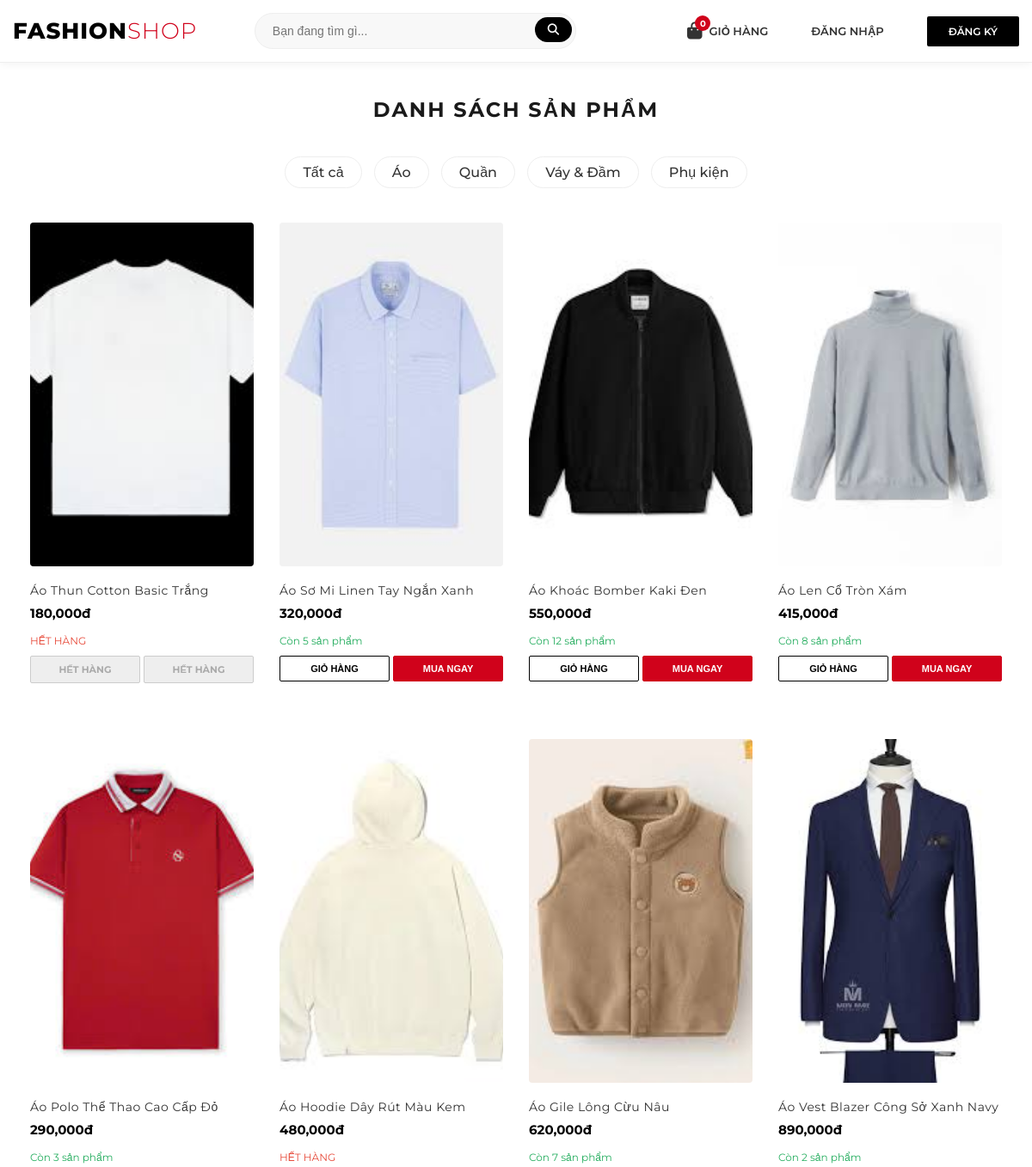
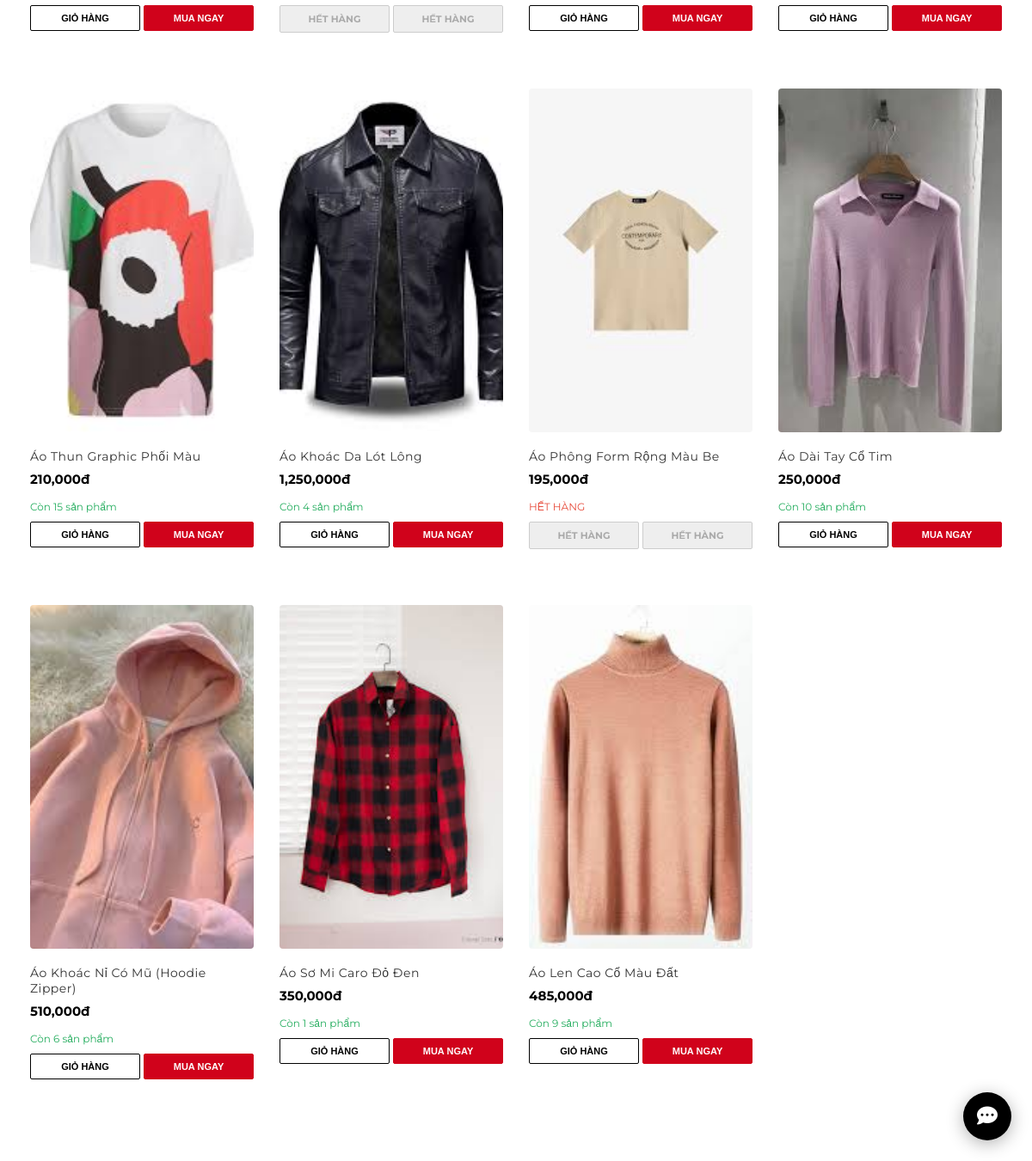
Screenshot of /index.php?category=1 with the database file from the repository (2 pictures, top to bottom).
### tables this page shows
CREATE TABLE `categories` (
  `id` int(11) NOT NULL,
  `name` varchar(100) NOT NULL
);

CREATE TABLE `products` (
  `id` int(11) NOT NULL,
  `category_id` int(11) DEFAULT NULL,
  `name` varchar(255) NOT NULL,
  `price` decimal(10,2) NOT NULL,
  `stock` int(11) NOT NULL DEFAULT 0,
  `description` text DEFAULT NULL,
  `image` varchar(255) DEFAULT NULL
);

### public/index.php (the view, shortened to what this page needs)
<?php
include __DIR__ . '/../templates/partials/header.php';
$search = $_GET['search'] ?? '';
$cat_id = $_GET['category'] ?? '';
$stmt_cats = $pdo->query("SELECT * FROM categories");
$categories = $stmt_cats->fetchAll();
$sql = "SELECT * FROM products WHERE name LIKE ?";
$params = ["%$search%"];
if ($cat_id) {
    $sql .= " AND category_id = ?";
    $params[] = $cat_id;
}
$stmt = $pdo->prepare($sql);
$stmt->execute($params);
$products = $stmt->fetchAll();
?>
<div class="container" style="max-width: 1200px; margin: 0 auto; padding: 20px;">
    <h2 style="text-align: center; text-transform: uppercase; letter-spacing: 2px; margin-bottom: 30px;">
        Danh sách sản phẩm
    </h2>
    <div class="filters" style="text-align: center; margin-bottom: 40px;">
        <a href="index.php" class="<?= !$cat_id ? 'active-filter' : '' ?>"
            style="text-decoration: none; color: #333; padding: 8px 20px; border: 1px solid #eee; margin: 0 5px; border-radius: 20px; display: inline-block;">
            Tất cả
        </a>
        <?php foreach ($categories as $cat): ?>
            <a href="index.php?category=<?= $cat['id'] ?>"
                style="text-decoration: none; color: #333; padding: 8px 20px; border: 1px solid #eee; margin: 0 5px; border-radius: 20px; display: inline-block;">
                <?= $cat['name'] ?>
            </a>
        <?php endforeach; ?>
    </div>
    <div class="product-grid">
        <?php if (count($products) > 0): ?>
            <?php foreach ($products as $p): ?>
                <div class="product-card">
                    <a href="product.php?id=<?= $p['id']; ?>">
                        <img src="/assets/images/<?= $p['image']; ?>" alt="<?= $p['name']; ?>">
                    </a>
                    <div class="product-info">
                        <div class="product-name"><?= $p['name']; ?></div>
                        <div class="product-price"><?= number_format($p['price']); ?>đ</div>
                        <?php $outOfStock = (int)($p['stock'] ?? 0) <= 0; ?>
                        <p style="font-size: 12px; color: <?= $outOfStock ? '#e74c3c' : '#27ae60' ?>; margin: 5px 0;">
                            <?= $outOfStock ? 'HẾT HÀNG' : 'Còn ' . (int)$p['stock'] . ' sản phẩm' ?>
                        </p>
                        <form action="add_to_cart.php" method="POST" style="margin-top: 10px;">
                            <div style="display: flex; gap: 4px;">
                                <?php if ($outOfStock): ?>
                                    <span style="flex:1; padding:8px 2px; font-size:11px; text-align:center; border:1px solid #ccc; background:#eee; color:#aaa; font-weight:bold; border-radius:2px;">HẾT HÀNG</span>
                                    <span style="flex:1; padding:8px 2px; font-size:11px; text-align:center; border:1px solid #ccc; background:#eee; color:#aaa; font-weight:bold; border-radius:2px;">HẾT HÀNG</span>
                                <?php else: ?>
                                    <button type="submit" name="action" value="add"
                                        style="flex:1; padding:8px 2px; font-size:11px; cursor:pointer; border:1px solid #000; background:#fff; color:#000; font-weight:bold; border-radius:2px;">
                                        GIỎ HÀNG
                                    </button>
                                    <button type="submit" name="action" value="buy_now"
                                        style="flex:1; padding:8px 2px; font-size:11px; cursor:pointer; background:#d0021b; border:1px solid #d0021b; color:#fff; font-weight:bold; border-radius:2px;">
                                        MUA NGAY
                                    </button>
                                <?php endif; ?>
                            </div>
                        </form>
                    </div>
                </div>
            <?php endforeach; ?>
        <?php else: ?>
            <p style="text-align: center; width: 100%; grid-column: 1 / -1;">Không tìm thấy sản phẩm nào.</p>
        <?php endif; ?>
    </div>
</div>
<?php include __DIR__ . '/../templates/partials/footer.php'; ?>

### public/assets/css/style.css (style rules this page uses)
:root { --main-color: #1a1a1a; --accent-color: #ff4757; --text-muted: #777; --border-color: #eee; }
body { font-family: 'Montserrat', sans-serif; color: var(--main-color); background-color: #fff; margin: 0; }
.product-grid { display: grid; grid-template-columns: repeat(auto-fill, minmax(250px, 1fr)); gap: 30px; max-width: 1200px; margin: 40px auto; padding: 0 15px; }
.product-card { position: relative; overflow: hidden; transition: 0.4s; }
.product-card img { width: 100%; height: 380px; object-fit: cover; transition: 0.5s; }
.product-info { padding: 15px 0; text-align: left; }
.product-name { font-size: 15px; margin-bottom: 5px; font-weight: 400; text-transform: capitalize; }
.product-price { font-weight: 700; font-size: 16px; }
.filters { margin: 40px 0; }
.filters a { transition: all 0.3s ease; border-color: #ddd; font-weight: 500; }
.product-card { border: none; margin-bottom: 20px; }
.product-card img { width: 100%; height: 400px; object-fit: cover; border-radius: 4px; transition: transform 0.6s ease; }
.product-info { padding-top: 15px; }
.product-name { font-size: 14px; color: #333; margin-bottom: 8px; letter-spacing: 0.5px; }
.product-price { font-size: 15px; color: #000; margin-bottom: 15px; }

### templates/partials/header.php (style rules this page uses)
body { font-family: 'Montserrat', sans-serif; }

### rows the page displays
categories: name "Áo"
categories: name "Quần"
categories: name "Váy & Đầm"
categories: name "Phụ kiện"
products: image (picture), name "Áo Thun Cotton Basic Trắng", price "180,000", stock "HẾT HÀNG"
products: image (picture), name "Áo Sơ Mi Linen Tay Ngắn Xanh", price "320,000", stock "5", shows "GIỎ HÀNG"
products: image (picture), name "Áo Khoác Bomber Kaki Đen", price "550,000", stock "12", shows "GIỎ HÀNG"
products: image (picture), name "Áo Len Cổ Tròn Xám", price "415,000", stock "8", shows "GIỎ HÀNG"
products: image (picture), name "Áo Polo Thể Thao Cao Cấp Đỏ", price "290,000", stock "3", shows "GIỎ HÀNG"
products: image (picture), name "Áo Hoodie Dây Rút Màu Kem", price "480,000", stock "HẾT HÀNG"
products: image (picture), name "Áo Gile Lông Cừu Nâu", price "620,000", stock "7", shows "GIỎ HÀNG"
products: image (picture), name "Áo Vest Blazer Công Sở Xanh Navy", price "890,000", stock "2", shows "GIỎ HÀNG"
products: image (picture), name "Áo Thun Graphic Phối Màu", price "210,000", stock "15", shows "GIỎ HÀNG"
products: image (picture), name "Áo Khoác Da Lót Lông", price "1,250,000", stock "4", shows "GIỎ HÀNG"
products: image (picture), name "Áo Phông Form Rộng Màu Be", price "195,000", stock "HẾT HÀNG"
products: image (picture), name "Áo Dài Tay Cổ Tim", price "250,000", stock "10", shows "GIỎ HÀNG"
products: image (picture), name "Áo Khoác Nỉ Có Mũ (Hoodie Zipper)", price "510,000", stock "6", shows "GIỎ HÀNG"
products: image (picture), name "Áo Sơ Mi Caro Đỏ Đen", price "350,000", stock "1", shows "GIỎ HÀNG"
products: image (picture), name "Áo Len Cao Cổ Màu Đất", price "485,000", stock "9", shows "GIỎ HÀNG"

### other values shown
$total_items "0"
